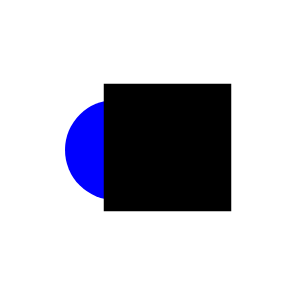
Frame 1 (no input)
Frame 60 (no input): identical to frame 1, image omitted
Frame 120 (the mouse pressed at the canvas centre since frame 60): identical to frame 1, image omitted

The p5.js sketch that drew this single still picture (run headless with seeded random() and noise() and a simulated clock; from frame 60 on, the mouse is pressed at the canvas centre):

// p5.js sketch
// ── sketch.js
const SIZE = 300;
let canvasElement;

let squareX = -10;
let drag = false;
let squareSize = 125;
let prevTouchX = 0;

function setup() {
  canvasElement = createCanvas(SIZE, SIZE);
  canvasElement.position(
    windowWidth / 2 - SIZE / 2,
    windowHeight / 2 - SIZE / 2
  );

}

function draw() {
  background(255);
  translate(width / 2 - 35, height / 2);

  noStroke();
  fill(0, 0, 255);
  circle(0, 0, 100);
  rect(0, -50, 100, 100);

  stroke(0);
  strokeWeight(2.5);
  fill(0);
  square(squareX, -65, squareSize);
}

function mousePressed() {
  checkDrag(mouseX, mouseY);
}

function mouseDragged() {
  if (drag) moveSquare(mouseX - pmouseX);
}

function mouseReleased() {
  drag = false;
}

function touchStarted() {
  if (touches.length > 0) {
    prevTouchX = touches[0].x;
    checkDrag(touches[0].x, touches[0].y);
  }
  return true; 
}

function touchMoved() {
  if (drag && touches.length > 0) {
    moveSquare(touches[0].x - prevTouchX);
    prevTouchX = touches[0].x;
  }
  return false;
}

function touchEnded() {
  drag = false;
}

function checkDrag(x, y) {
  let squareLeft = width / 2 - 35 + squareX;
  let squareRight = squareLeft + squareSize;
  let squareTop = height / 2 - 65;
  let squareBottom = squareTop + squareSize;

  if (x > squareLeft && x < squareRight && y > squareTop && y < squareBottom) {
    drag = true;
  } else {
    squareX = -10;
  }
}

function moveSquare(deltaX) {
  if (drag) {
    squareX = constrain(
      squareX + deltaX * 0.5,
      -squareSize,
      width - squareSize
    );
  }
}

function windowResized() {
  canvasElement.position(
    windowWidth / 2 - SIZE / 2,
    windowHeight / 2 - SIZE / 2
  );
}

// ── style.css
* {
  box-sizing: border-box;
  user-select: none;
  margin: 0;
  padding: 0;
}

body {
  width: 100vw;
  height: 100vh;
  padding: .5rem;
  display: flex;
  justify-content: flex-end;
  align-items: center;
  flex-direction: column;
  font-family: Sour Gummy, sans-serif;
  background-color: #ffffff;
}


main {
  padding: 1rem;
  text-align: center;
}

canvas {
  display: block;
  border: 2.5px solid;
  border-radius: 0.25rem;
}

i {
  padding: 2rem;
  position: absolute;
  top: 10px;
  left: 10px;
  color: black;
  font-size: 2rem;
}
